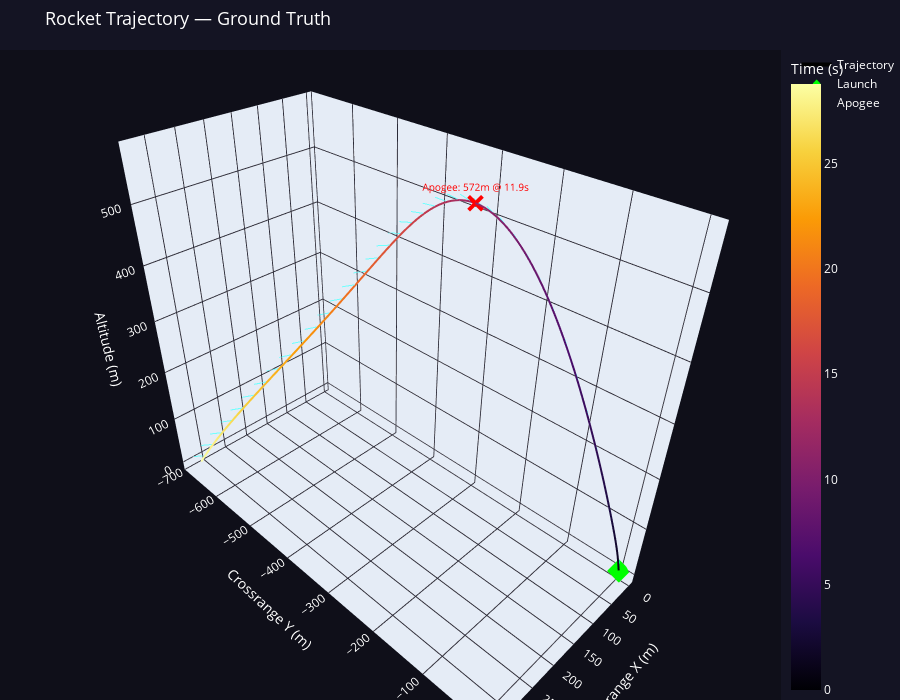
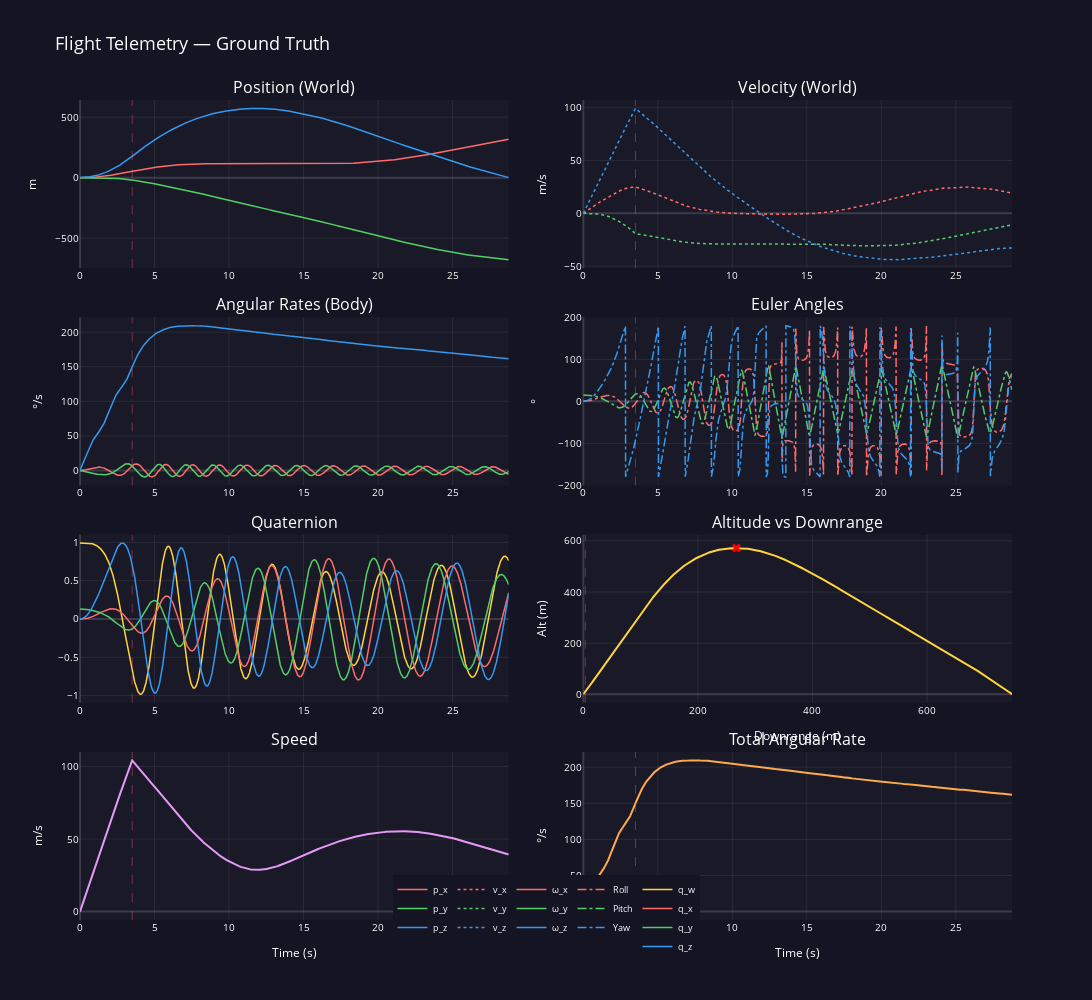

The notebook cell these images were saved under, in order:
### Code cell
import plotly.graph_objects as go
from plotly.subplots import make_subplots
# ============================================================
# Interactive Plotly Dashboard
# ============================================================

def plot_results(data):
    times = data['times']
    pos = data['positions']
    vel = data['velocities']
    omega = data['omegas']
    euler = data['eulers']
    quats = data['quats']
    bz = data['body_z_world']
    burn_time = data['burn_time']

    apogee_idx = np.argmax(pos[:, 2])
    apogee_time = times[apogee_idx]
    apogee_alt = pos[apogee_idx, 2]

    # ======== FIGURE 1: 3D Trajectory ========
    fig_3d = go.Figure()

    fig_3d.add_trace(go.Scatter3d(
        x=pos[:, 0], y=pos[:, 1], z=pos[:, 2],
        mode='lines',
        line=dict(color=times, colorscale='Inferno', width=4,
                  colorbar=dict(title='Time (s)', x=1.0)),
        name='Trajectory',
        hovertemplate='x: %{x:.1f}m<br>y: %{y:.1f}m<br>z: %{z:.1f}m<extra></extra>'
    ))

    arrow_spacing = max(1, len(times) // 40)
    arrow_scale = apogee_alt * 0.04
    for i in range(0, len(times), arrow_spacing):
        fig_3d.add_trace(go.Scatter3d(
            x=[pos[i, 0], pos[i, 0] + bz[i, 0] * arrow_scale],
            y=[pos[i, 1], pos[i, 1] + bz[i, 1] * arrow_scale],
            z=[pos[i, 2], pos[i, 2] + bz[i, 2] * arrow_scale],
            mode='lines',
            line=dict(color='rgba(0, 200, 255, 0.5)', width=2),
            showlegend=False, hoverinfo='skip'
        ))

    fig_3d.add_trace(go.Scatter3d(
        x=[0], y=[0], z=[0],
        mode='markers',
        marker=dict(size=6, color='lime', symbol='diamond'),
        name='Launch'
    ))

    fig_3d.add_trace(go.Scatter3d(
        x=[pos[apogee_idx, 0]], y=[pos[apogee_idx, 1]], z=[pos[apogee_idx, 2]],
        mode='markers+text',
        marker=dict(size=6, color='red', symbol='x'),
        text=[f'Apogee: {apogee_alt:.0f}m @ {apogee_time:.1f}s'],
        textposition='top center',
        textfont=dict(size=10, color='red'),
        name='Apogee'
    ))

    fig_3d.update_layout(
        title=dict(text='Rocket Trajectory — Ground Truth',
                   font=dict(size=18)),
        scene=dict(
            xaxis_title='Downrange X (m)',
            yaxis_title='Crossrange Y (m)',
            zaxis_title='Altitude (m)',
            aspectmode='data',
            bgcolor='rgb(15, 15, 25)',
            xaxis=dict(gridcolor='rgba(255,255,255,0.1)',
                       zerolinecolor='rgba(255,255,255,0.2)'),
            yaxis=dict(gridcolor='rgba(255,255,255,0.1)',
                       zerolinecolor='rgba(255,255,255,0.2)'),
            zaxis=dict(gridcolor='rgba(255,255,255,0.1)',
                       zerolinecolor='rgba(255,255,255,0.2)'),
        ),
        paper_bgcolor='rgb(20, 20, 35)',
        font=dict(color='white'),
        width=900, height=700,
        margin=dict(l=0, r=0, t=50, b=0),
    )

    # ======== FIGURE 2: State time series ========
    fig_ts = make_subplots(
        rows=4, cols=2,
        subplot_titles=(
            'Position (World)', 'Velocity (World)',
            'Angular Rates (Body)', 'Euler Angles',
            'Quaternion', 'Altitude vs Downrange',
            'Speed', 'Total Angular Rate'
        ),
        vertical_spacing=0.06,
        horizontal_spacing=0.08,
    )

    axis_colors = ['#ff6b6b', '#51cf66', '#339af0']
    axis_names = ['x', 'y', 'z']

    for i in range(3):
        fig_ts.add_trace(go.Scatter(
            x=times, y=pos[:, i], name=f'p_{axis_names[i]}',
            line=dict(color=axis_colors[i], width=1.5),
            legendgroup='pos', showlegend=True,
        ), row=1, col=1)

    for i in range(3):
        fig_ts.add_trace(go.Scatter(
            x=times, y=vel[:, i], name=f'v_{axis_names[i]}',
            line=dict(color=axis_colors[i], width=1.5, dash='dot'),
            legendgroup='vel', showlegend=True,
        ), row=1, col=2)

    for i in range(3):
        fig_ts.add_trace(go.Scatter(
            x=times, y=np.degrees(omega[:, i]),
            name=f'ω_{axis_names[i]}',
            line=dict(color=axis_colors[i], width=1.5),
            legendgroup='omega', showlegend=True,
        ), row=2, col=1)

    euler_names = ['Roll', 'Pitch', 'Yaw']
    for i in range(3):
        fig_ts.add_trace(go.Scatter(
            x=times, y=euler[:, i], name=euler_names[i],
            line=dict(color=axis_colors[i], width=1.5, dash='dashdot'),
            legendgroup='euler', showlegend=True,
        ), row=2, col=2)

    quat_colors = ['#ffd43b', '#ff6b6b', '#51cf66', '#339af0']
    quat_names = ['w', 'x', 'y', 'z']
    for i in range(4):
        fig_ts.add_trace(go.Scatter(
            x=times, y=quats[:, i], name=f'q_{quat_names[i]}',
            line=dict(color=quat_colors[i], width=1.5),
            legendgroup='quat', showlegend=True,
        ), row=3, col=1)

    downrange = np.sqrt(pos[:, 0] ** 2 + pos[:, 1] ** 2)
    fig_ts.add_trace(go.Scatter(
        x=downrange, y=pos[:, 2], name='Profile',
        line=dict(color='#ffd43b', width=2),
        showlegend=False,
    ), row=3, col=2)
    fig_ts.add_trace(go.Scatter(
        x=[downrange[apogee_idx]], y=[apogee_alt],
        mode='markers', marker=dict(size=8, color='red', symbol='x'),
        name='Apogee', showlegend=False,
    ), row=3, col=2)

    speed = np.linalg.norm(vel, axis=1)
    fig_ts.add_trace(go.Scatter(
        x=times, y=speed, name='|v|',
        line=dict(color='#e599f7', width=2),
        showlegend=False,
    ), row=4, col=1)

    omega_mag = np.linalg.norm(omega, axis=1)
    fig_ts.add_trace(go.Scatter(
        x=times, y=np.degrees(omega_mag), name='|ω|',
        line=dict(color='#ffa94d', width=2),
        showlegend=False,
    ), row=4, col=2)

    for row in range(1, 5):
        for col in range(1, 3):
            fig_ts.add_vline(
                x=burn_time, row=row, col=col,
                line=dict(color='rgba(255,100,100,0.4)', width=1, dash='dash'),
            )

    fig_ts.update_yaxes(title_text='m', row=1, col=1)
    fig_ts.update_yaxes(title_text='m/s', row=1, col=2)
    fig_ts.update_yaxes(title_text='°/s', row=2, col=1)
    fig_ts.update_yaxes(title_text='°', row=2, col=2)
    fig_ts.update_yaxes(title_text='', row=3, col=1)
    fig_ts.update_yaxes(title_text='Alt (m)', row=3, col=2)
    fig_ts.update_yaxes(title_text='m/s', row=4, col=1)
    fig_ts.update_yaxes(title_text='°/s', row=4, col=2)
    fig_ts.update_xaxes(title_text='Time (s)', row=4, col=1)
    fig_ts.update_xaxes(title_text='Time (s)', row=4, col=2)
    fig_ts.update_xaxes(title_text='Downrange (m)', row=3, col=2)

    fig_ts.update_layout(
        title=dict(text='Flight Telemetry — Ground Truth',
                   font=dict(size=18)),
        paper_bgcolor='rgb(20, 20, 35)',
        plot_bgcolor='rgb(25, 25, 40)',
        font=dict(color='white', size=10),
        width=1200, height=1000,
        legend=dict(orientation='h', yanchor='bottom', y=-0.05,
                    xanchor='center', x=0.5, font=dict(size=9)),
    )

    for i in range(1, 5):
        for j in range(1, 3):
            fig_ts.update_xaxes(gridcolor='rgba(255,255,255,0.07)',
                                zerolinecolor='rgba(255,255,255,0.15)',
                                row=i, col=j)
            fig_ts.update_yaxes(gridcolor='rgba(255,255,255,0.07)',
                                zerolinecolor='rgba(255,255,255,0.15)',
                                row=i, col=j)

    return fig_3d, fig_ts


print("Running rocket simulation...")
data = run_simulation()

t = data['times']
pos = data['positions']
apogee_idx = np.argmax(pos[:, 2])
print(f"Apogee: {pos[apogee_idx, 2]:.1f} m at t={t[apogee_idx]:.1f} s")
print(f"Max speed: {np.max(np.linalg.norm(data['velocities'], axis=1)):.1f} m/s")
print(f"Max roll rate: {np.max(np.abs(np.degrees(data['omegas'][:, 2]))):.1f} °/s")
print(f"Flight time: {t[-1]:.1f} s")
print(f"Landing distance: {np.sqrt(pos[-1, 0]**2 + pos[-1, 1]**2):.1f} m")

fig_3d, fig_ts = plot_results(data)
fig_3d.show()
fig_ts.show()

### Figure 1 — Plotly figure (JSON) as saved in the notebook; plotly's stock layout.template omitted (floating-point values rounded to 4 significant figures; data arrays with more than 128 entries replaced by an {"elided": "..."} marker saying what was removed)
{"data": [{"hovertemplate": "x: %{x:.1f}m<br>y: %{y:.1f}m<br>z: %{z:.1f}m<extra></extra>", "line": {"color": {"elided": "2878 float values"}, "colorbar": {"title": {"text": "Time (s)"}, "x": 1}, "colorscale": [[0, "#000004"], [0.1111, "#1b0c41"], [0.2222, "#4a0c6b"], [0.3333, "#781c6d"], [0.4444, "#a52c60"], [0.5556, "#cf4446"], [0.6667, "#ed6925"], [0.7778, "#fb9b06"], [0.8889, "#f7d13d"], [1, "#fcffa4"]], "width": 4}, "mode": "lines", "name": "Trajectory", "type": "scatter3d", "x": {"elided": "2878 float values"}, "y": {"elided": "2878 float values"}, "z": {"elided": "2878 float values"}}, {"hoverinfo": "skip", "line": {"color": "rgba(0, 200, 255, 0.5)", "width": 2}, "mode": "lines", "showlegend": false, "type": "scatter3d", "x": [0, 5.924], "y": [0, 0], "z": [0.5, 22.61]}, {"hoverinfo": "skip", "line": {"color": "rgba(0, 200, 255, 0.5)", "width": 2}, "mode": "lines", "showlegend": false, "type": "scatter3d", "x": [2.568, 8.012], "y": [-0.01782, -0.4009], "z": [7.774, 30.0]}, {"hoverinfo": "skip", "line": {"color": "rgba(0, 200, 255, 0.5)", "width": 2}, "mode": "lines", "showlegend": false, "type": "scatter3d", "x": [9.896, 14.74], "y": [-0.4963, -2.681], "z": [29.65, 51.91]}, {"hoverinfo": "skip", "line": {"color": "rgba(0, 200, 255, 0.5)", "width": 2}, "mode": "lines", "showlegend": false, "type": "scatter3d", "x": [21.44, 26.13], "y": [-2.93, -6.872], "z": [66.07, 88.12]}, {"hoverinfo": "skip", "line": {"color": "rgba(0, 200, 255, 0.5)", "width": 2}, "mode": "lines", "showlegend": false, "type": "scatter3d", "x": [36.75, 40.04], "y": [-8.91, -14.14], "z": [116.8, 138.8]}, {"hoverinfo": "skip", "line": {"color": "rgba(0, 200, 255, 0.5)", "width": 2}, "mode": "lines", "showlegend": false, "type": "scatter3d", "x": [54.21, 55.41], "y": [-19.87, -26.91], "z": [181.4, 203.1]}, {"hoverinfo": "skip", "line": {"color": "rgba(0, 200, 255, 0.5)", "width": 2}, "mode": "lines", "showlegend": false, "type": "scatter3d", "x": [70.75, 69.95], "y": [-34.06, -42.8], "z": [248.6, 269.7]}, {"hoverinfo": "skip", "line": {"color": "rgba(0, 200, 255, 0.5)", "width": 2}, "mode": "lines", "showlegend": false, "type": "scatter3d", "x": [84.68, 82.12], "y": [-49.52, -59.97], "z": [309.7, 329.9]}, {"hoverinfo": "skip", "line": {"color": "rgba(0, 200, 255, 0.5)", "width": 2}, "mode": "lines", "showlegend": false, "type": "scatter3d", "x": [95.58, 91.57], "y": [-66.41, -78.56], "z": [364.2, 383.2]}, {"hoverinfo": "skip", "line": {"color": "rgba(0, 200, 255, 0.5)", "width": 2}, "mode": "lines", "showlegend": false, "type": "scatter3d", "x": [103.6, 98.41], "y": [-84.62, -98.4], "z": [412.0, 429.5]}, {"hoverinfo": "skip", "line": {"color": "rgba(0, 200, 255, 0.5)", "width": 2}, "mode": "lines", "showlegend": false, "type": "scatter3d", "x": [109.0, 103.0], "y": [-103.9, -119.2], "z": [452.9, 468.8]}, {"hoverinfo": "skip", "line": {"color": "rgba(0, 200, 255, 0.5)", "width": 2}, "mode": "lines", "showlegend": false, "type": "scatter3d", "x": [112.5, 106.0], "y": [-123.8, -140.6], "z": [487.3, 501.4]}, {"hoverinfo": "skip", "line": {"color": "rgba(0, 200, 255, 0.5)", "width": 2}, "mode": "lines", "showlegend": false, "type": "scatter3d", "x": [114.6, 107.8], "y": [-144.2, -162.3], "z": [515.3, 527.5]}, {"hoverinfo": "skip", "line": {"color": "rgba(0, 200, 255, 0.5)", "width": 2}, "mode": "lines", "showlegend": false, "type": "scatter3d", "x": [115.6, 108.9], "y": [-164.8, -184.1], "z": [537.4, 547.6]}, {"hoverinfo": "skip", "line": {"color": "rgba(0, 200, 255, 0.5)", "width": 2}, "mode": "lines", "showlegend": false, "type": "scatter3d", "x": [115.9, 109.6], "y": [-185.4, -205.8], "z": [553.8, 562.0]}, {"hoverinfo": "skip", "line": {"color": "rgba(0, 200, 255, 0.5)", "width": 2}, "mode": "lines", "showlegend": false, "type": "scatter3d", "x": [115.9, 110.1], "y": [-205.9, -227.2], "z": [564.9, 571.1]}, {"hoverinfo": "skip", "line": {"color": "rgba(0, 200, 255, 0.5)", "width": 2}, "mode": "lines", "showlegend": false, "type": "scatter3d", "x": [115.6, 110.7], "y": [-226.4, -248.4], "z": [570.9, 575.2]}, {"hoverinfo": "skip", "line": {"color": "rgba(0, 200, 255, 0.5)", "width": 2}, "mode": "lines", "showlegend": false, "type": "scatter3d", "x": [115.2, 111.4], "y": [-246.8, -269.3], "z": [572.0, 574.4]}, {"hoverinfo": "skip", "line": {"color": "rgba(0, 200, 255, 0.5)", "width": 2}, "mode": "lines", "showlegend": false, "type": "scatter3d", "x": [114.7, 112.2], "y": [-267.2, -289.9], "z": [568.2, 569.0]}, {"hoverinfo": "skip", "line": {"color": "rgba(0, 200, 255, 0.5)", "width": 2}, "mode": "lines", "showlegend": false, "type": "scatter3d", "x": [114.2, 113.1], "y": [-287.4, -310.3], "z": [559.9, 559.1]}, {"hoverinfo": "skip", "line": {"color": "rgba(0, 200, 255, 0.5)", "width": 2}, "mode": "lines", "showlegend": false, "type": "scatter3d", "x": [113.6, 114.1], "y": [-307.7, -330.4], "z": [547.3, 545.1]}, {"hoverinfo": "skip", "line": {"color": "rgba(0, 200, 255, 0.5)", "width": 2}, "mode": "lines", "showlegend": false, "type": "scatter3d", "x": [113.1, 115.3], "y": [-328.0, -350.5], "z": [530.9, 527.5]}, {"hoverinfo": "skip", "line": {"color": "rgba(0, 200, 255, 0.5)", "width": 2}, "mode": "lines", "showlegend": false, "type": "scatter3d", "x": [112.9, 116.8], "y": [-348.4, -370.5], "z": [511.3, 506.9]}, {"hoverinfo": "skip", "line": {"color": "rgba(0, 200, 255, 0.5)", "width": 2}, "mode": "lines", "showlegend": false, "type": "scatter3d", "x": [113.2, 118.9], "y": [-369.1, -390.7], "z": [488.8, 483.6]}, {"hoverinfo": "skip", "line": {"color": "rgba(0, 200, 255, 0.5)", "width": 2}, "mode": "lines", "showlegend": false, "type": "scatter3d", "x": [114.3, 121.8], "y": [-390.1, -411.0], "z": [463.9, 458.2]}, {"hoverinfo": "skip", "line": {"color": "rgba(0, 200, 255, 0.5)", "width": 2}, "mode": "lines", "showlegend": false, "type": "scatter3d", "x": [116.4, 125.7], "y": [-411.5, -431.6], "z": [437.0, 431.0]}, {"hoverinfo": "skip", "line": {"color": "rgba(0, 200, 255, 0.5)", "width": 2}, "mode": "lines", "showlegend": false, "type": "scatter3d", "x": [119.9, 130.8], "y": [-433.2, -452.3], "z": [408.6, 402.4]}, {"hoverinfo": "skip", "line": {"color": "rgba(0, 200, 255, 0.5)", "width": 2}, "mode": "lines", "showlegend": false, "type": "scatter3d", "x": [124.8, 137.4], "y": [-455.1, -473.2], "z": [379.0, 372.9]}, {"hoverinfo": "skip", "line": {"color": "rgba(0, 200, 255, 0.5)", "width": 2}, "mode": "lines", "showlegend": false, "type": "scatter3d", "x": [131.5, 145.6], "y": [-477.0, -494.1], "z": [348.5, 342.7]}, {"hoverinfo": "skip", "line": {"color": "rgba(0, 200, 255, 0.5)", "width": 2}, "mode": "lines", "showlegend": false, "type": "scatter3d", "x": [140.1, 155.5], "y": [-498.8, -514.8], "z": [317.5, 312.2]}, {"hoverinfo": "skip", "line": {"color": "rgba(0, 200, 255, 0.5)", "width": 2}, "mode": "lines", "showlegend": false, "type": "scatter3d", "x": [150.5, 167.2], "y": [-520.2, -535.1], "z": [286.4, 281.8]}, {"hoverinfo": "skip", "line": {"color": "rgba(0, 200, 255, 0.5)", "width": 2}, "mode": "lines", "showlegend": false, "type": "scatter3d", "x": [162.7, 180.5], "y": [-541.0, -554.8], "z": [255.4, 251.6]}, {"hoverinfo": "skip", "line": {"color": "rgba(0, 200, 255, 0.5)", "width": 2}, "mode": "lines", "showlegend": false, "type": "scatter3d", "x": [176.5, 195.4], "y": [-561.0, -573.6], "z": [224.9, 222.0]}, {"hoverinfo": "skip", "line": {"color": "rgba(0, 200, 255, 0.5)", "width": 2}, "mode": "lines", "showlegend": false, "type": "scatter3d", "x": [191.8, 211.5], "y": [-579.9, -591.5], "z": [195.0, 193.2]}, {"hoverinfo": "skip", "line": {"color": "rgba(0, 200, 255, 0.5)", "width": 2}, "mode": "lines", "showlegend": false, "type": "scatter3d", "x": [208.2, 228.6], "y": [-597.6, -608.1], "z": [165.9, 165.4]}, {"hoverinfo": "skip", "line": {"color": "rgba(0, 200, 255, 0.5)", "width": 2}, "mode": "lines", "showlegend": false, "type": "scatter3d", "x": [225.5, 246.3], "y": [-614.0, -623.5], "z": [137.9, 138.6]}, {"hoverinfo": "skip", "line": {"color": "rgba(0, 200, 255, 0.5)", "width": 2}, "mode": "lines", "showlegend": false, "type": "scatter3d", "x": [243.1, 264.2], "y": [-628.9, -637.5], "z": [110.9, 112.9]}, {"hoverinfo": "skip", "line": {"color": "rgba(0, 200, 255, 0.5)", "width": 2}, "mode": "lines", "showlegend": false, "type": "scatter3d", "x": [260.7, 282.0], "y": [-642.3, -650.0], "z": [84.98, 88.38]}, {"hoverinfo": "skip", "line": {"color": "rgba(0, 200, 255, 0.5)", "width": 2}, "mode": "lines", "showlegend": false, "type": "scatter3d", "x": [277.9, 299.2], "y": [-654.2, -661.1], "z": [60.01, 64.82]}, {"hoverinfo": "skip", "line": {"color": "rgba(0, 200, 255, 0.5)", "width": 2}, "mode": "lines", "showlegend": false, "type": "scatter3d", "x": [294.2, 315.4], "y": [-664.7, -670.9], "z": [35.85, 42.07]}, {"hoverinfo": "skip", "line": {"color": "rgba(0, 200, 255, 0.5)", "width": 2}, "mode": "lines", "showlegend": false, "type": "scatter3d", "x": [309.3, 330.2], "y": [-673.7, -679.3], "z": [12.28, 19.92]}, {"marker": {"color": "lime", "size": 6, "symbol": "diamond"}, "mode": "markers", "name": "Launch", "type": "scatter3d", "x": [0], "y": [0], "z": [0]}, {"marker": {"color": "red", "size": 6, "symbol": "x"}, "mode": "markers+text", "name": "Apogee", "text": ["Apogee: 572m @ 11.9s"], "textfont": {"color": "red", "size": 10}, "textposition": "top center", "type": "scatter3d", "x": [115.3], "y": [-241.1], "z": [572.2]}], "layout": {"font": {"color": "white"}, "height": 700, "margin": {"b": 0, "l": 0, "r": 0, "t": 50}, "paper_bgcolor": "rgb(20, 20, 35)", "scene": {"aspectmode": "data", "bgcolor": "rgb(15, 15, 25)", "xaxis": {"gridcolor": "rgba(255,255,255,0.1)", "title": {"text": "Downrange X (m)"}, "zerolinecolor": "rgba(255,255,255,0.2)"}, "yaxis": {"gridcolor": "rgba(255,255,255,0.1)", "title": {"text": "Crossrange Y (m)"}, "zerolinecolor": "rgba(255,255,255,0.2)"}, "zaxis": {"gridcolor": "rgba(255,255,255,0.1)", "title": {"text": "Altitude (m)"}, "zerolinecolor": "rgba(255,255,255,0.2)"}}, "title": {"font": {"size": 18}, "text": "Rocket Trajectory — Ground Truth"}, "width": 900}}

### Figure 2 — Plotly figure (JSON) as saved in the notebook; plotly's stock layout.template omitted (floating-point values rounded to 4 significant figures; data arrays with more than 128 entries replaced by an {"elided": "..."} marker saying what was removed)
{"data": [{"legendgroup": "pos", "line": {"color": "#ff6b6b", "width": 1.5}, "name": "p_x", "showlegend": true, "type": "scatter", "x": {"elided": "2878 float values"}, "xaxis": "x", "y": {"elided": "2878 float values"}, "yaxis": "y"}, {"legendgroup": "pos", "line": {"color": "#51cf66", "width": 1.5}, "name": "p_y", "showlegend": true, "type": "scatter", "x": {"elided": "2878 float values"}, "xaxis": "x", "y": {"elided": "2878 float values"}, "yaxis": "y"}, {"legendgroup": "pos", "line": {"color": "#339af0", "width": 1.5}, "name": "p_z", "showlegend": true, "type": "scatter", "x": {"elided": "2878 float values"}, "xaxis": "x", "y": {"elided": "2878 float values"}, "yaxis": "y"}, {"legendgroup": "vel", "line": {"color": "#ff6b6b", "dash": "dot", "width": 1.5}, "name": "v_x", "showlegend": true, "type": "scatter", "x": {"elided": "2878 float values"}, "xaxis": "x2", "y": {"elided": "2878 float values"}, "yaxis": "y2"}, {"legendgroup": "vel", "line": {"color": "#51cf66", "dash": "dot", "width": 1.5}, "name": "v_y", "showlegend": true, "type": "scatter", "x": {"elided": "2878 float values"}, "xaxis": "x2", "y": {"elided": "2878 float values"}, "yaxis": "y2"}, {"legendgroup": "vel", "line": {"color": "#339af0", "dash": "dot", "width": 1.5}, "name": "v_z", "showlegend": true, "type": "scatter", "x": {"elided": "2878 float values"}, "xaxis": "x2", "y": {"elided": "2878 float values"}, "yaxis": "y2"}, {"legendgroup": "omega", "line": {"color": "#ff6b6b", "width": 1.5}, "name": "ω_x", "showlegend": true, "type": "scatter", "x": {"elided": "2878 float values"}, "xaxis": "x3", "y": {"elided": "2878 float values"}, "yaxis": "y3"}, {"legendgroup": "omega", "line": {"color": "#51cf66", "width": 1.5}, "name": "ω_y", "showlegend": true, "type": "scatter", "x": {"elided": "2878 float values"}, "xaxis": "x3", "y": {"elided": "2878 float values"}, "yaxis": "y3"}, {"legendgroup": "omega", "line": {"color": "#339af0", "width": 1.5}, "name": "ω_z", "showlegend": true, "type": "scatter", "x": {"elided": "2878 float values"}, "xaxis": "x3", "y": {"elided": "2878 float values"}, "yaxis": "y3"}, {"legendgroup": "euler", "line": {"color": "#ff6b6b", "dash": "dashdot", "width": 1.5}, "name": "Roll", "showlegend": true, "type": "scatter", "x": {"elided": "2878 float values"}, "xaxis": "x4", "y": {"elided": "2878 float values"}, "yaxis": "y4"}, {"legendgroup": "euler", "line": {"color": "#51cf66", "dash": "dashdot", "width": 1.5}, "name": "Pitch", "showlegend": true, "type": "scatter", "x": {"elided": "2878 float values"}, "xaxis": "x4", "y": {"elided": "2878 float values"}, "yaxis": "y4"}, {"legendgroup": "euler", "line": {"color": "#339af0", "dash": "dashdot", "width": 1.5}, "name": "Yaw", "showlegend": true, "type": "scatter", "x": {"elided": "2878 float values"}, "xaxis": "x4", "y": {"elided": "2878 float values"}, "yaxis": "y4"}, {"legendgroup": "quat", "line": {"color": "#ffd43b", "width": 1.5}, "name": "q_w", "showlegend": true, "type": "scatter", "x": {"elided": "2878 float values"}, "xaxis": "x5", "y": {"elided": "2878 float values"}, "yaxis": "y5"}, {"legendgroup": "quat", "line": {"color": "#ff6b6b", "width": 1.5}, "name": "q_x", "showlegend": true, "type": "scatter", "x": {"elided": "2878 float values"}, "xaxis": "x5", "y": {"elided": "2878 float values"}, "yaxis": "y5"}, {"legendgroup": "quat", "line": {"color": "#51cf66", "width": 1.5}, "name": "q_y", "showlegend": true, "type": "scatter", "x": {"elided": "2878 float values"}, "xaxis": "x5", "y": {"elided": "2878 float values"}, "yaxis": "y5"}, {"legendgroup": "quat", "line": {"color": "#339af0", "width": 1.5}, "name": "q_z", "showlegend": true, "type": "scatter", "x": {"elided": "2878 float values"}, "xaxis": "x5", "y": {"elided": "2878 float values"}, "yaxis": "y5"}, {"line": {"color": "#ffd43b", "width": 2}, "name": "Profile", "showlegend": false, "type": "scatter", "x": {"elided": "2878 float values"}, "xaxis": "x6", "y": {"elided": "2878 float values"}, "yaxis": "y6"}, {"marker": {"color": "red", "size": 8, "symbol": "x"}, "mode": "markers", "name": "Apogee", "showlegend": false, "type": "scatter", "x": [267.3], "xaxis": "x6", "y": [572.2], "yaxis": "y6"}, {"line": {"color": "#e599f7", "width": 2}, "name": "|v|", "showlegend": false, "type": "scatter", "x": {"elided": "2878 float values"}, "xaxis": "x7", "y": {"elided": "2878 float values"}, "yaxis": "y7"}, {"line": {"color": "#ffa94d", "width": 2}, "name": "|ω|", "showlegend": false, "type": "scatter", "x": {"elided": "2878 float values"}, "xaxis": "x8", "y": {"elided": "2878 float values"}, "yaxis": "y8"}], "layout": {"annotations": [{"font": {"size": 16}, "showarrow": false, "text": "Position (World)", "x": 0.23, "xanchor": "center", "xref": "paper", "y": 1, "yanchor": "bottom", "yref": "paper"}, {"font": {"size": 16}, "showarrow": false, "text": "Velocity (World)", "x": 0.77, "xanchor": "center", "xref": "paper", "y": 1, "yanchor": "bottom", "yref": "paper"}, {"font": {"size": 16}, "showarrow": false, "text": "Angular Rates (Body)", "x": 0.23, "xanchor": "center", "xref": "paper", "y": 0.735, "yanchor": "bottom", "yref": "paper"}, {"font": {"size": 16}, "showarrow": false, "text": "Euler Angles", "x": 0.77, "xanchor": "center", "xref": "paper", "y": 0.735, "yanchor": "bottom", "yref": "paper"}, {"font": {"size": 16}, "showarrow": false, "text": "Quaternion", "x": 0.23, "xanchor": "center", "xref": "paper", "y": 0.47, "yanchor": "bottom", "yref": "paper"}, {"font": {"size": 16}, "showarrow": false, "text": "Altitude vs Downrange", "x": 0.77, "xanchor": "center", "xref": "paper", "y": 0.47, "yanchor": "bottom", "yref": "paper"}, {"font": {"size": 16}, "showarrow": false, "text": "Speed", "x": 0.23, "xanchor": "center", "xref": "paper", "y": 0.205, "yanchor": "bottom", "yref": "paper"}, {"font": {"size": 16}, "showarrow": false, "text": "Total Angular Rate", "x": 0.77, "xanchor": "center", "xref": "paper", "y": 0.205, "yanchor": "bottom", "yref": "paper"}], "font": {"color": "white", "size": 10}, "height": 1000, "legend": {"font": {"size": 9}, "orientation": "h", "x": 0.5, "xanchor": "center", "y": -0.05, "yanchor": "bottom"}, "paper_bgcolor": "rgb(20, 20, 35)", "plot_bgcolor": "rgb(25, 25, 40)", "shapes": [{"line": {"color": "rgba(255,100,100,0.4)", "dash": "dash", "width": 1}, "type": "line", "x0": 3.5, "x1": 3.5, "xref": "x", "y0": 0, "y1": 1, "yref": "y domain"}, {"line": {"color": "rgba(255,100,100,0.4)", "dash": "dash", "width": 1}, "type": "line", "x0": 3.5, "x1": 3.5, "xref": "x2", "y0": 0, "y1": 1, "yref": "y2 domain"}, {"line": {"color": "rgba(255,100,100,0.4)", "dash": "dash", "width": 1}, "type": "line", "x0": 3.5, "x1": 3.5, "xref": "x3", "y0": 0, "y1": 1, "yref": "y3 domain"}, {"line": {"color": "rgba(255,100,100,0.4)", "dash": "dash", "width": 1}, "type": "line", "x0": 3.5, "x1": 3.5, "xref": "x4", "y0": 0, "y1": 1, "yref": "y4 domain"}, {"line": {"color": "rgba(255,100,100,0.4)", "dash": "dash", "width": 1}, "type": "line", "x0": 3.5, "x1": 3.5, "xref": "x5", "y0": 0, "y1": 1, "yref": "y5 domain"}, {"line": {"color": "rgba(255,100,100,0.4)", "dash": "dash", "width": 1}, "type": "line", "x0": 3.5, "x1": 3.5, "xref": "x6", "y0": 0, "y1": 1, "yref": "y6 domain"}, {"line": {"color": "rgba(255,100,100,0.4)", "dash": "dash", "width": 1}, "type": "line", "x0": 3.5, "x1": 3.5, "xref": "x7", "y0": 0, "y1": 1, "yref": "y7 domain"}, {"line": {"color": "rgba(255,100,100,0.4)", "dash": "dash", "width": 1}, "type": "line", "x0": 3.5, "x1": 3.5, "xref": "x8", "y0": 0, "y1": 1, "yref": "y8 domain"}], "title": {"font": {"size": 18}, "text": "Flight Telemetry — Ground Truth"}, "width": 1200, "xaxis": {"anchor": "y", "domain": [0, 0.46], "gridcolor": "rgba(255,255,255,0.07)", "zerolinecolor": "rgba(255,255,255,0.15)"}, "xaxis2": {"anchor": "y2", "domain": [0.54, 1], "gridcolor": "rgba(255,255,255,0.07)", "zerolinecolor": "rgba(255,255,255,0.15)"}, "xaxis3": {"anchor": "y3", "domain": [0, 0.46], "gridcolor": "rgba(255,255,255,0.07)", "zerolinecolor": "rgba(255,255,255,0.15)"}, "xaxis4": {"anchor": "y4", "domain": [0.54, 1], "gridcolor": "rgba(255,255,255,0.07)", "zerolinecolor": "rgba(255,255,255,0.15)"}, "xaxis5": {"anchor": "y5", "domain": [0, 0.46], "gridcolor": "rgba(255,255,255,0.07)", "zerolinecolor": "rgba(255,255,255,0.15)"}, "xaxis6": {"anchor": "y6", "domain": [0.54, 1], "gridcolor": "rgba(255,255,255,0.07)", "title": {"text": "Downrange (m)"}, "zerolinecolor": "rgba(255,255,255,0.15)"}, "xaxis7": {"anchor": "y7", "domain": [0, 0.46], "gridcolor": "rgba(255,255,255,0.07)", "title": {"text": "Time (s)"}, "zerolinecolor": "rgba(255,255,255,0.15)"}, "xaxis8": {"anchor": "y8", "domain": [0.54, 1], "gridcolor": "rgba(255,255,255,0.07)", "title": {"text": "Time (s)"}, "zerolinecolor": "rgba(255,255,255,0.15)"}, "yaxis": {"anchor": "x", "domain": [0.795, 1], "gridcolor": "rgba(255,255,255,0.07)", "title": {"text": "m"}, "zerolinecolor": "rgba(255,255,255,0.15)"}, "yaxis2": {"anchor": "x2", "domain": [0.795, 1], "gridcolor": "rgba(255,255,255,0.07)", "title": {"text": "m/s"}, "zerolinecolor": "rgba(255,255,255,0.15)"}, "yaxis3": {"anchor": "x3", "domain": [0.53, 0.735], "gridcolor": "rgba(255,255,255,0.07)", "title": {"text": "°/s"}, "zerolinecolor": "rgba(255,255,255,0.15)"}, "yaxis4": {"anchor": "x4", "domain": [0.53, 0.735], "gridcolor": "rgba(255,255,255,0.07)", "title": {"text": "°"}, "zerolinecolor": "rgba(255,255,255,0.15)"}, "yaxis5": {"anchor": "x5", "domain": [0.265, 0.47], "gridcolor": "rgba(255,255,255,0.07)", "title": {"text": ""}, "zerolinecolor": "rgba(255,255,255,0.15)"}, "yaxis6": {"anchor": "x6", "domain": [0.265, 0.47], "gridcolor": "rgba(255,255,255,0.07)", "title": {"text": "Alt (m)"}, "zerolinecolor": "rgba(255,255,255,0.15)"}, "yaxis7": {"anchor": "x7", "domain": [0, 0.205], "gridcolor": "rgba(255,255,255,0.07)", "title": {"text": "m/s"}, "zerolinecolor": "rgba(255,255,255,0.15)"}, "yaxis8": {"anchor": "x8", "domain": [0, 0.205], "gridcolor": "rgba(255,255,255,0.07)", "title": {"text": "°/s"}, "zerolinecolor": "rgba(255,255,255,0.15)"}}}
